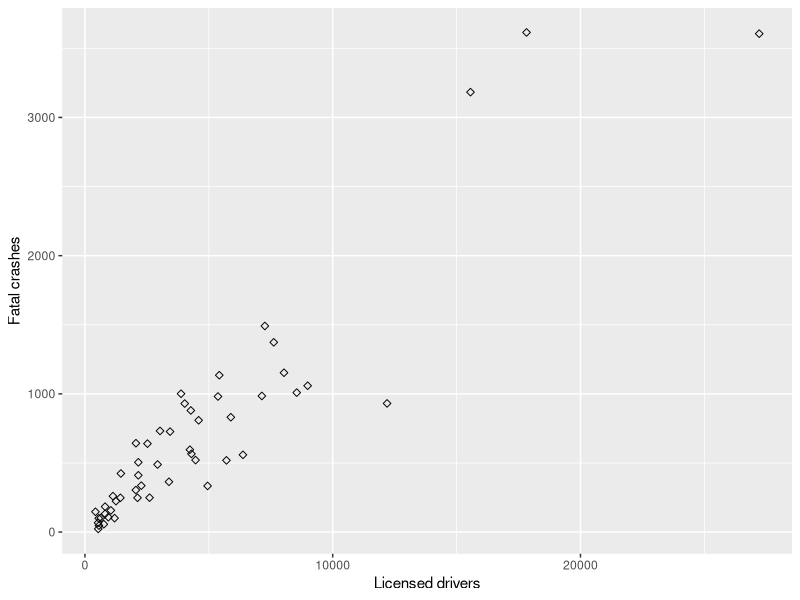
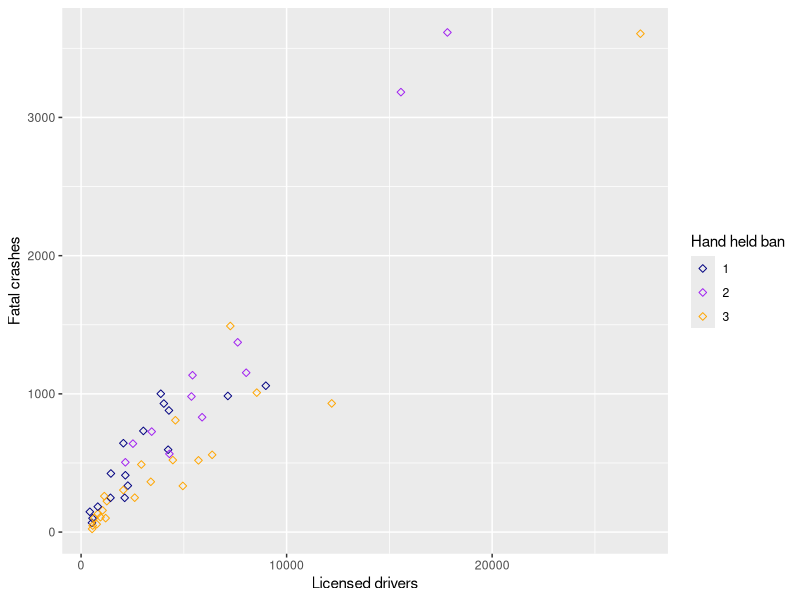
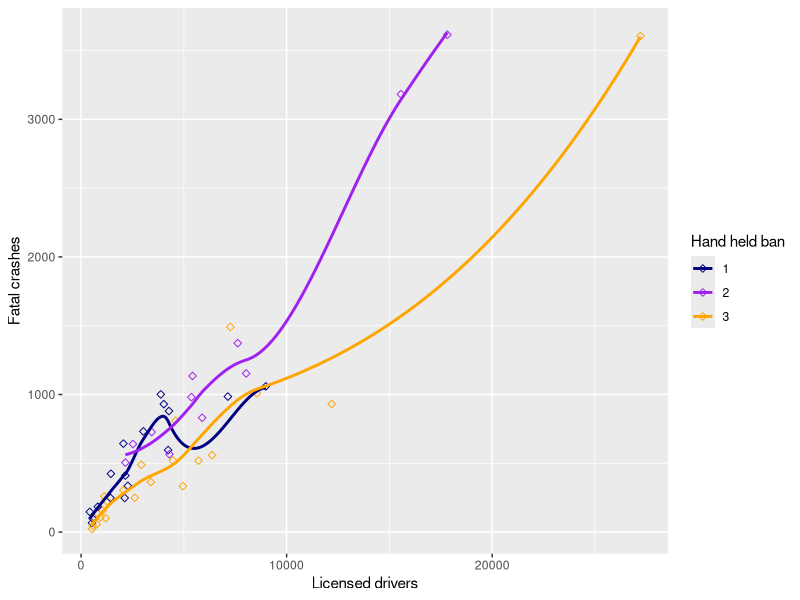
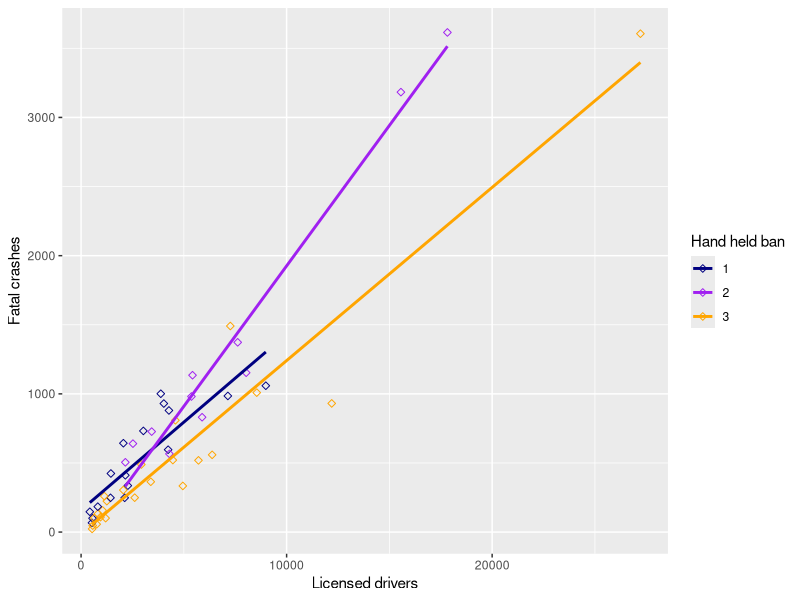
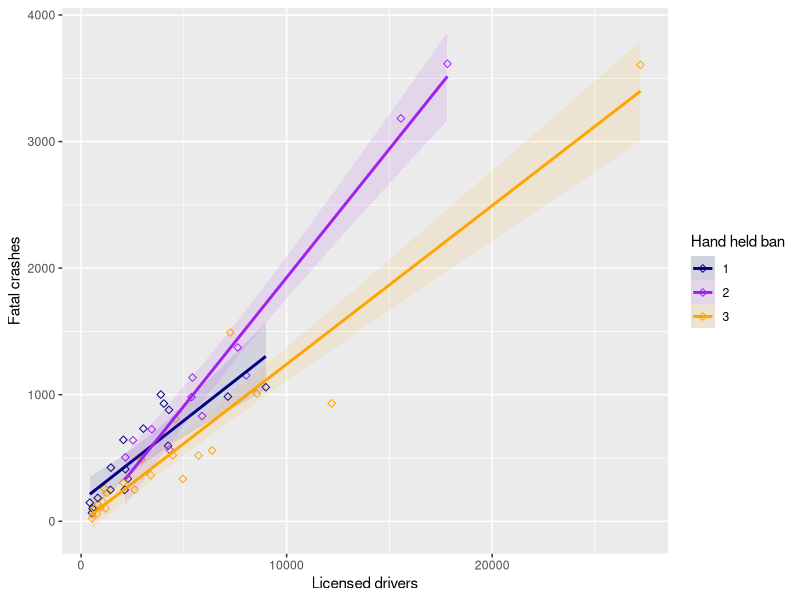
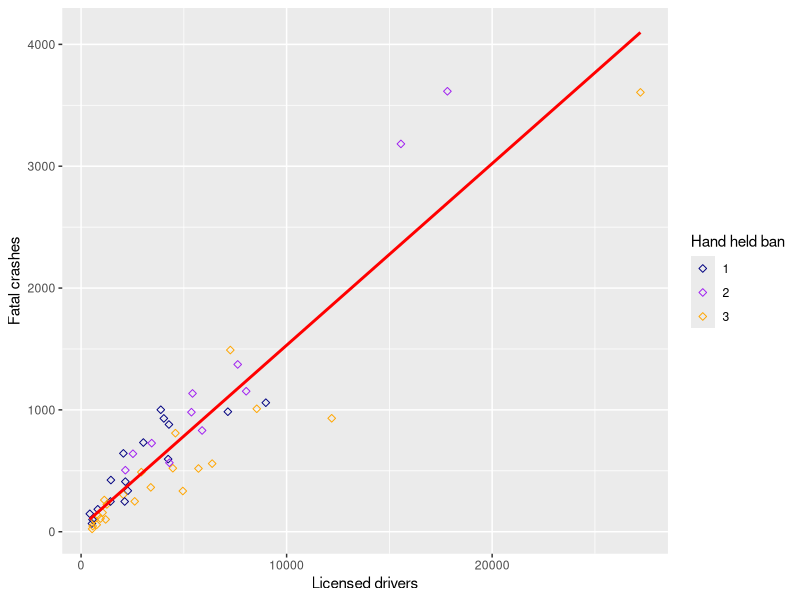
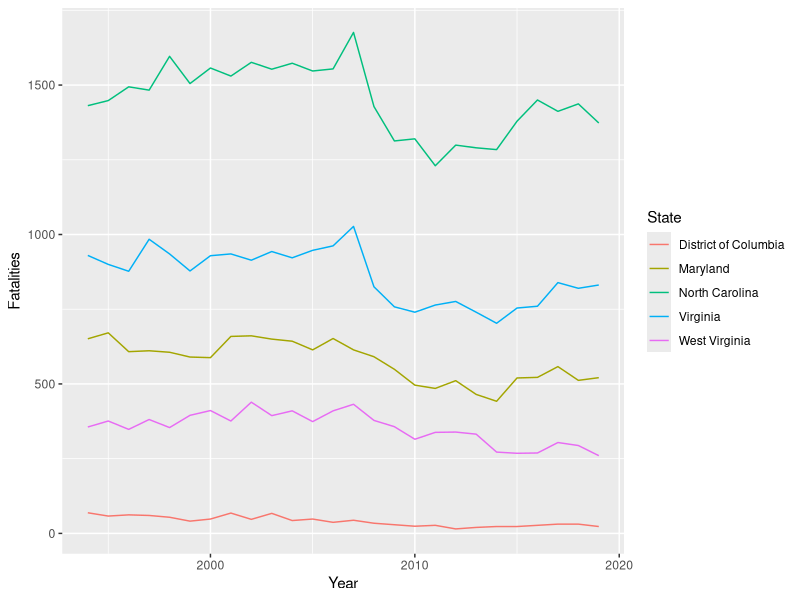
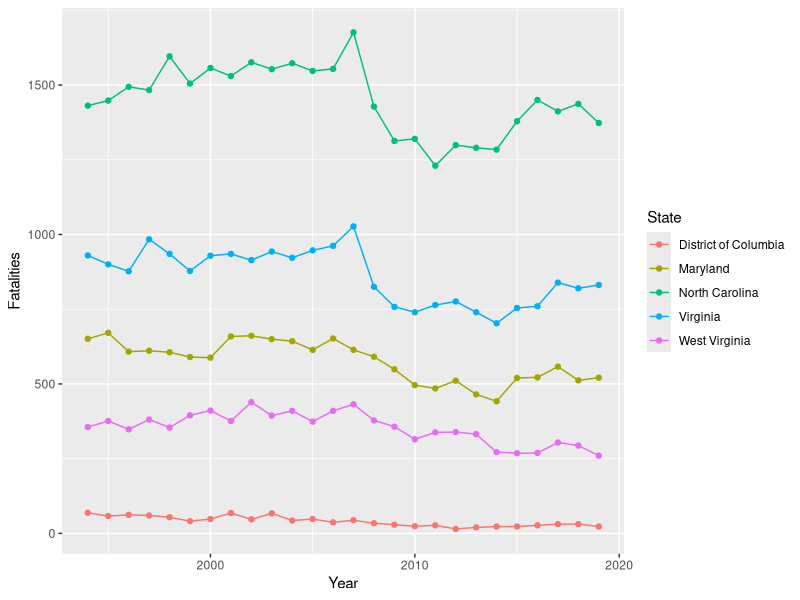

Generate these figures, in order, with R:
## ---- chunk 1
knitr::opts_chunk$set(echo = TRUE)
## ---- chunk 2
library(readr)
library(ggplot2)
library(tidyverse)

dat <- read_csv("state crashes.csv")
ggplot(dat, aes(x=`Licensed drivers`, y=`Fatal crashes`)) + geom_point(shape=5) 
## ---- chunk 3
dat$`Hand held ban` <- as.factor(dat$`Hand held ban`)
ggplot(dat, aes(x=`Licensed drivers`, y=`Fatal crashes`, 
                color=`Hand held ban`)) + geom_point(shape=5)+
  scale_color_manual(values=c(`1`="navyblue",`2`="purple", `3`="orange")) 
## ---- chunk 4
ggplot(dat, aes(x=`Licensed drivers`, 
                y=`Fatal crashes`, color=`Hand held ban`)) +
  geom_point(shape=5)+
  scale_color_manual(values=c(`1`="navyblue",`2`="purple", `3`="orange")) +
  geom_smooth(se=F) 
## ---- chunk 5
ggplot(dat, aes(x=`Licensed drivers`, y=`Fatal crashes`, 
                color=`Hand held ban`)) + 
  geom_point(shape=5)+
  scale_color_manual(values=c(`1`="navyblue",`2`="purple", `3`="orange")) +
  geom_smooth(method=lm, se=F) 
## ---- chunk 6
ggplot(dat, aes(x=`Licensed drivers`, y=`Fatal crashes`, 
                color=`Hand held ban`, fill=`Hand held ban`)) +
  geom_point(shape=5)+
  scale_color_manual(values=c(`1`="navyblue",`2`="purple", `3`="orange")) +
  geom_smooth(method=lm,
              alpha=0.1)+scale_fill_manual(values=c("navyblue","purple","orange"))

## ---- chunk 7
ggplot(dat, aes(x=`Licensed drivers`, 
                y=`Fatal crashes`, color=`Hand held ban`)) +
  geom_point(shape=5)+
  scale_color_manual(values=c(`1`="navy",`2`="purple", `3`="orange")) +
  geom_smooth(method=lm, se=F, color="red") 
## ---- chunk 8
fat <- read_csv("fatalities.csv")
ggplot(fat, aes(x=Year, y=Fatalities, color = State))+ 
  geom_line()
## ---- chunk 9
ggplot(fat, aes(x=Year, y=Fatalities, color = State)) +
  geom_line()+geom_point()
## ---- chunk 10
library(scales)
fat$prop_reg <- (fat$Fatalities/fat$`Registered Vehicles`) 
ggplot(fat, aes(x=Year, y=prop_reg, color = State)) +
  geom_line()+geom_point()+scale_y_continuous(labels =
                                              label_number(scale=
                                                             0.001))
## ---- chunk 11
fat$prop_miles <- (fat$Fatalities/(fat$`Vehicle Miles`*1000000000))
ggplot(fat, aes(x=Year, y=prop_miles, color = State)) +
  geom_line()+geom_point()
## ---- chunk 12
ggplot(fat, aes(x=Year, y=Fatalities, color = State)) +
  geom_line()+geom_point(aes(shape=State))
